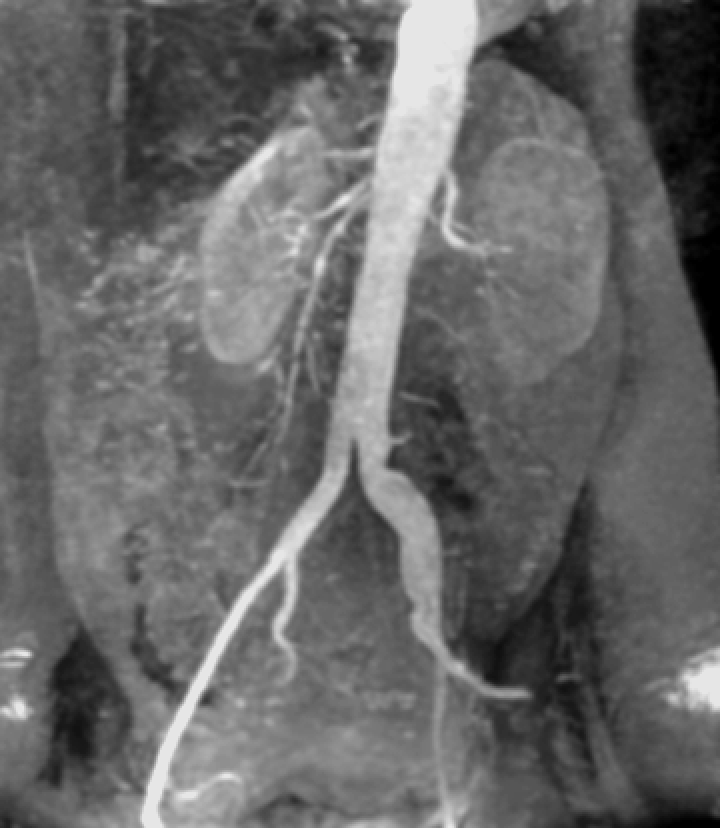
#> input picture cap3/img/312a.tif, 720 x 828 px, found by its file name
$ python 312.py
#> lines starting #> are read from the running program, lines starting #| are printed output that depends on the picture; after the words box and inside, x2 and y2 are one past the last pixel; in counts of white or black regions, pixels touching at a corner belong together
#!/usr/bin/env python
# coding: utf-8

# In[127]:


import numpy as np
import cv2
from PIL import Image as im
import matplotlib.pyplot as plt


# In[128]:


img = cv2.imread('img/312a.tif')
#> img is the input picture: shape (828, 720, 3); min 0, max 230, mean 103.5


# In[135]:


slicingb = np.where(img >= 148, 255, 50)
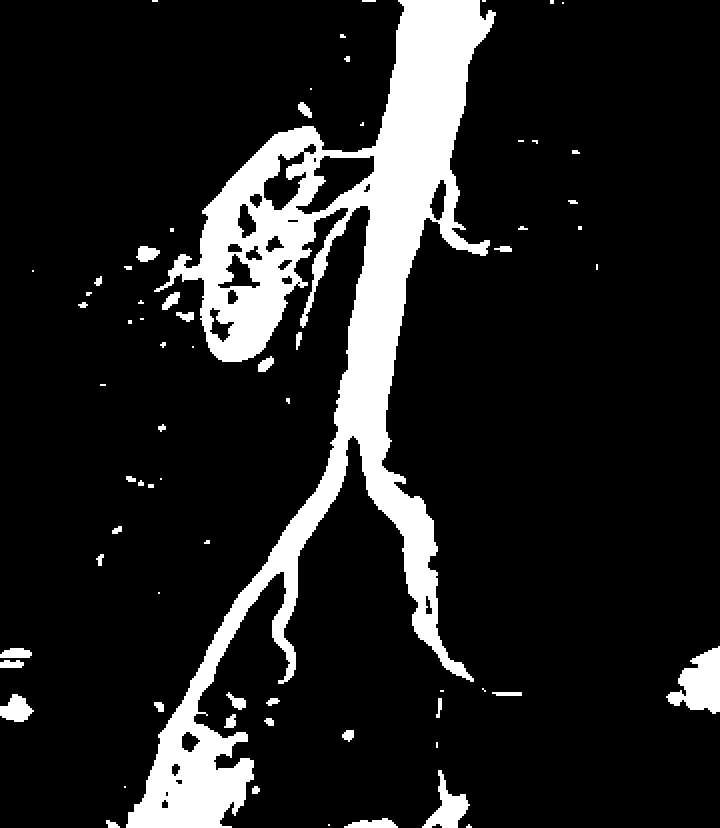
#> slicingb: shape (828, 720, 3) int64; values 50 (black) and 255 (white), 13.3% white; 68 white regions (25 under 20 px), largest, box (x1, y1, x2, y2) and area: (126, 0, 496, 828) 71572, (666, 646, 720, 714) 2172, (422, 770, 470, 828) 1120


# In[130]:


slicingc = np.where(np.logical_and(img >= 70, img <= 150 ), 0, img )
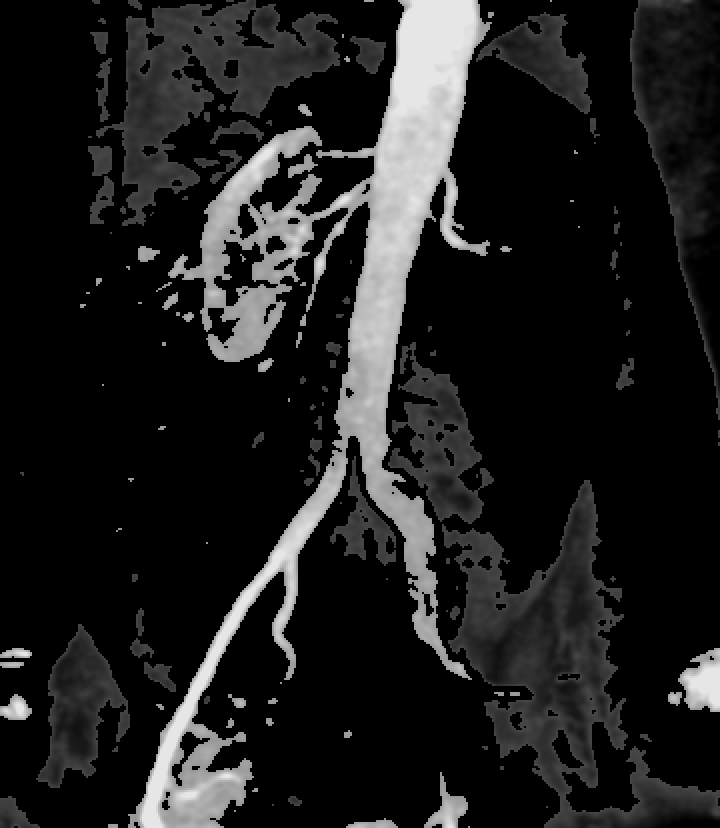
#> slicingc: shape (828, 720, 3); min 0, max 230, mean 30.6


# In[131]:


fig, axs = plt.subplots(1, 3)
fig.set_size_inches(12, 4)

plt.subplot(131), plt.imshow(img)
plt.subplot(132), plt.imshow(slicingb)
plt.subplot(133), plt.imshow(slicingc)
plt.show()
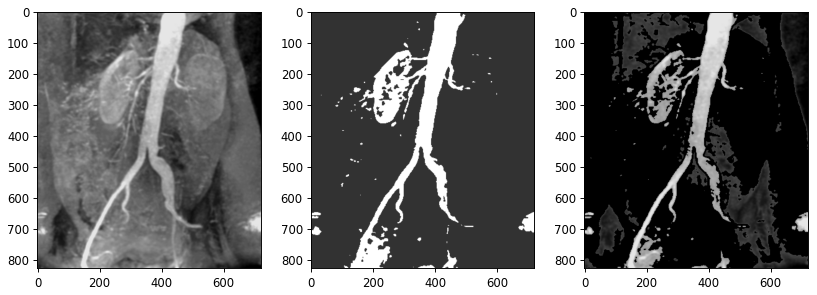
#> figure drawn by matplotlib, 3 panels

$ run again, with cap3/img/305a.tif copied over cap3/img/312a.tif
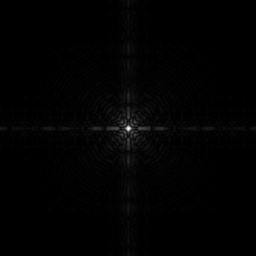
#> input picture cap3/img/305a.tif, 256 x 256 px, found by its file name
#> img is the input picture: shape (256, 256, 3); min 0, max 255, mean 2.1
#> `slicingb = np.where(img >= 148, 255, 50)`:
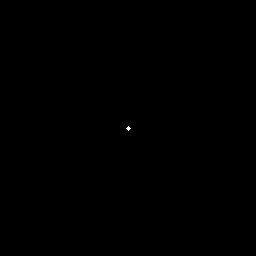
#> slicingb: shape (256, 256, 3) int64; values 50 (black) and 255 (white), 0.02% white in thin lines or dots, all inside (x1, y1, x2, y2) = (126, 126, 131, 131)
#> `plt.show()`:
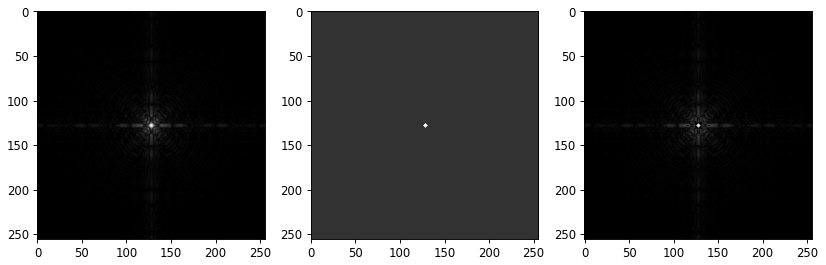
#> figure drawn by matplotlib, 3 panels

$ run again, with cap3/img/308a.tif copied over cap3/img/312a.tif
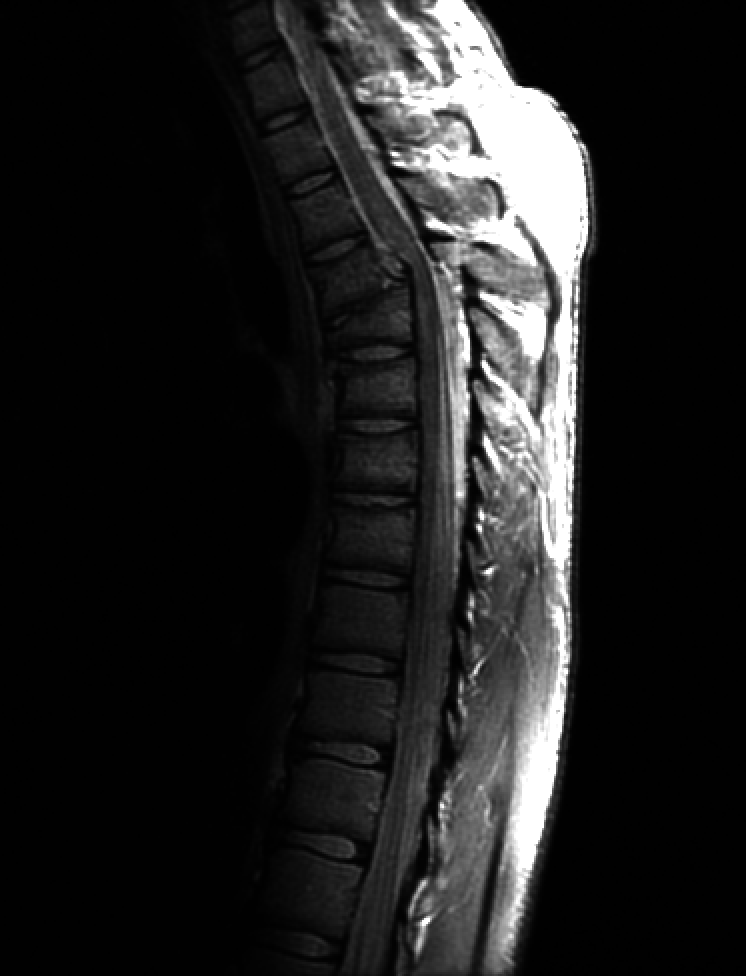
#> input picture cap3/img/308a.tif, 746 x 976 px, found by its file name
#> img is the input picture: shape (976, 746, 3); min 0, max 255, mean 32.6
#> `slicingb = np.where(img >= 148, 255, 50)`:
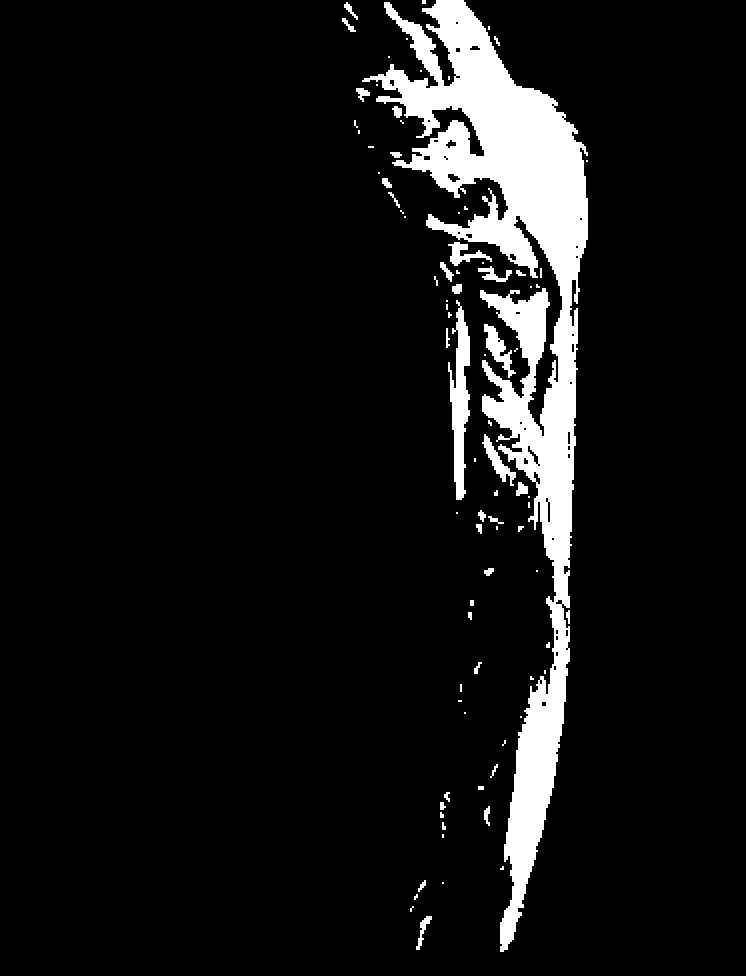
#> slicingb: shape (976, 746, 3) int64; values 50 (black) and 255 (white), 8% white; 86 white regions (45 under 20 px), largest, box (x1, y1, x2, y2) and area: (362, 0, 588, 952) 51888, (448, 300, 470, 500) 2320, (484, 324, 516, 378) 620
#> `plt.show()`:
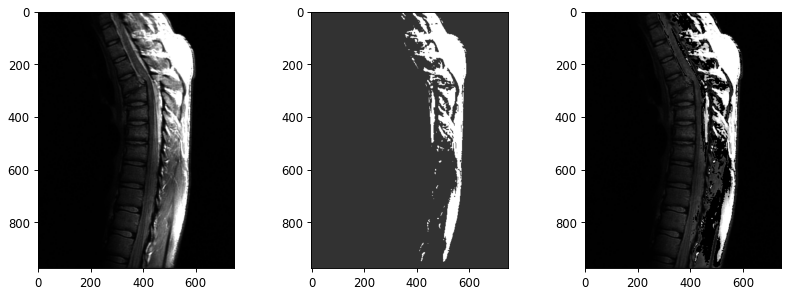
#> figure drawn by matplotlib, 3 panels
